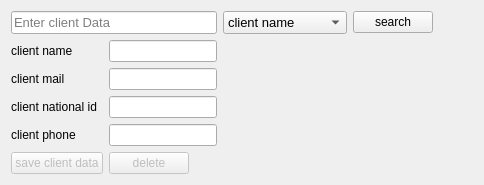
          <widget class="QWidget" name="tab_64">
           <attribute name="title">
            <string>Edit Or Delet Client</string>
           </attribute>
           <layout class="QGridLayout" name="gridLayout_14">
            <item row="1" column="1">
             <widget class="QLabel" name="label_101">
              <property name="sizePolicy">
               <sizepolicy hsizetype="Maximum" vsizetype="Preferred">
                <horstretch>0</horstretch>
                <verstretch>0</verstretch>
               </sizepolicy>
              </property>
              <property name="text">
               <string>client name</string>
              </property>
             </widget>
            </item>
            <item row="0" column="9">
             <widget class="QPushButton" name="pushButton_47">
              <property name="sizePolicy">
               <sizepolicy hsizetype="Maximum" vsizetype="Fixed">
                <horstretch>0</horstretch>
                <verstretch>0</verstretch>
               </sizepolicy>
              </property>
              <property name="text">
               <string>search</string>
              </property>
             </widget>
            </item>
            <item row="0" column="6" colspan="2">
             <widget class="QComboBox" name="comboBox_60">
              <property name="sizePolicy">
               <sizepolicy hsizetype="Expanding" vsizetype="Fixed">
                <horstretch>0</horstretch>
                <verstretch>0</verstretch>
               </sizepolicy>
              </property>
              <property name="font">
               <font>
                <family>MS Shell Dlg 2</family>
                <pointsize>10</pointsize>
                <weight>9</weight>
                <italic>false</italic>
                <bold>false</bold>
               </font>
              </property>
              <item>
               <property name="text">
                <string>client name</string>
               </property>
              </item>
              <item>
               <property name="text">
                <string>client mail</string>
               </property>
              </item>
              <item>
               <property name="text">
                <string>client natoinal id</string>
               </property>
              </item>
              <item>
               <property name="text">
                <string>client phone</string>
               </property>
              </item>
             </widget>
            </item>
            <item row="2" column="2">
             <widget class="QLineEdit" name="lineEdit_83"/>
            </item>
            <item row="1" column="2">
             <widget class="QLineEdit" name="lineEdit_85"/>
            </item>
            <item row="6" column="2">
             <widget class="QPushButton" name="pushButton_48">
              <property name="enabled">
               <bool>false</bool>
              </property>
              <property name="sizePolicy">
               <sizepolicy hsizetype="Maximum" vsizetype="Fixed">
                <horstretch>0</horstretch>
                <verstretch>0</verstretch>
               </sizepolicy>
              </property>
              <property name="text">
               <string>delete</string>
              </property>
             </widget>
            </item>
            <item row="2" column="1">
             <widget class="QLabel" name="label_102">
              <property name="sizePolicy">
               <sizepolicy hsizetype="Maximum" vsizetype="Preferred">
                <horstretch>0</horstretch>
                <verstretch>0</verstretch>
               </sizepolicy>
              </property>
              <property name="text">
               <string>client mail</string>
              </property>
             </widget>
            </item>
            <item row="6" column="1">
             <widget class="QPushButton" name="pushButton_46">
              <property name="enabled">
               <bool>false</bool>
              </property>
              <property name="sizePolicy">
               <sizepolicy hsizetype="Maximum" vsizetype="Fixed">
                <horstretch>0</horstretch>
                <verstretch>0</verstretch>
               </sizepolicy>
              </property>
              <property name="text">
               <string>save client data</string>
              </property>
             </widget>
            </item>
            <item row="0" column="1" colspan="2">
             <widget class="QLineEdit" name="lineEdit_86">
              <property name="font">
               <font>
                <family>MS Shell Dlg 2</family>
                <pointsize>10</pointsize>
                <weight>9</weight>
                <italic>false</italic>
                <bold>false</bold>
               </font>
              </property>
              <property name="placeholderText">
               <string>Enter client Data</string>
              </property>
             </widget>
            </item>
            <item row="4" column="2">
             <widget class="QLineEdit" name="lineEdit_84"/>
            </item>
            <item row="4" column="1">
             <widget class="QLabel" name="label_103">
              <property name="sizePolicy">
               <sizepolicy hsizetype="Maximum" vsizetype="Preferred">
                <horstretch>0</horstretch>
                <verstretch>0</verstretch>
               </sizepolicy>
              </property>
              <property name="text">
               <string>client phone</string>
              </property>
             </widget>
            </item>
            <item row="4" column="7">
             <spacer name="horizontalSpacer_12">
              <property name="orientation">
               <enum>Qt::Horizontal</enum>
              </property>
              <property name="sizeHint" stdset="0">
               <size>
                <width>40</width>
                <height>20</height>
               </size>
              </property>
             </spacer>
            </item>
            <item row="0" column="10">
             <spacer name="horizontalSpacer_21">
              <property name="orientation">
               <enum>Qt::Horizontal</enum>
              </property>
              <property name="sizeHint" stdset="0">
               <size>
                <width>40</width>
                <height>20</height>
               </size>
              </property>
             </spacer>
            </item>
            <item row="3" column="2">
             <widget class="QLineEdit" name="lineEdit_82"/>
            </item>
            <item row="3" column="1">
             <widget class="QLabel" name="label_104">
              <property name="sizePolicy">
               <sizepolicy hsizetype="Maximum" vsizetype="Preferred">
                <horstretch>0</horstretch>
                <verstretch>0</verstretch>
               </sizepolicy>
              </property>
              <property name="text">
               <string>client national id</string>
              </property>
             </widget>
            </item>
           </layout>
          </widget>
